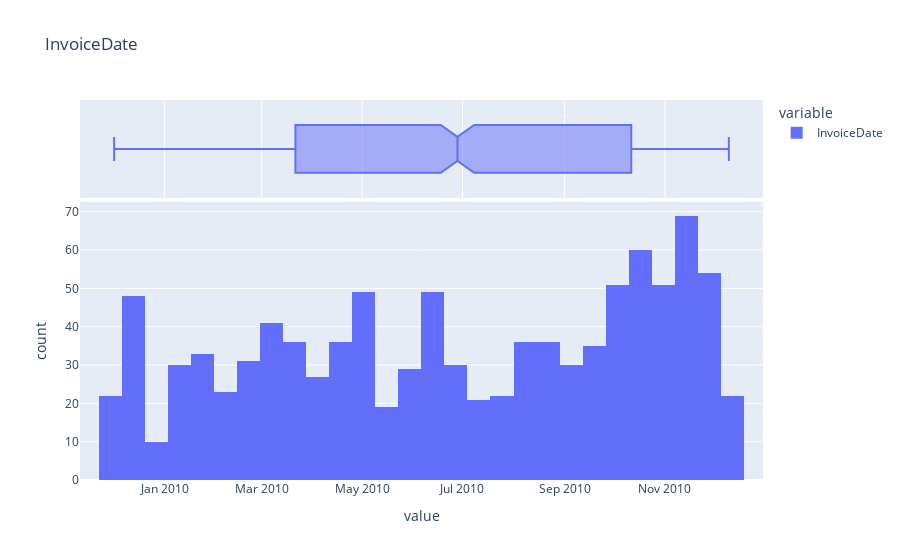

The notebook cell saved with this chart:
### Markdown cell above
Análisis de la segunda serie

Es posible apreciar que existen cantidades negativas, lo cual no tiene sentido interpretativo considerando el contexto. Es posible que correspondan a datos incrorrectos y que sea necesario limpiar los valores.

### Code cell
profile_serie(df_retail['InvoiceDate'])

### Figure 1 — Plotly figure (JSON) as saved in the notebook; plotly's stock layout.template omitted (floating-point values rounded to 4 significant figures; data arrays with more than 128 entries replaced by an {"elided": "..."} marker saying what was removed)
{"data": [{"alignmentgroup": "True", "bingroup": "x", "hovertemplate": "variable=InvoiceDate<br>value=%{x}<br>count=%{y}<extra></extra>", "legendgroup": "InvoiceDate", "marker": {"color": "#636efa", "pattern": {"shape": ""}}, "name": "InvoiceDate", "offsetgroup": "InvoiceDate", "orientation": "v", "showlegend": true, "type": "histogram", "x": {"elided": "1000 str values"}, "xaxis": "x", "yaxis": "y"}, {"alignmentgroup": "True", "hovertemplate": "variable=InvoiceDate<br>value=%{x}<extra></extra>", "legendgroup": "InvoiceDate", "marker": {"color": "#636efa"}, "name": "InvoiceDate", "notched": true, "offsetgroup": "InvoiceDate", "showlegend": false, "type": "box", "x": {"elided": "1000 str values"}, "xaxis": "x2", "yaxis": "y2"}], "layout": {"barmode": "relative", "legend": {"title": {"text": "variable"}, "tracegroupgap": 0}, "title": {"text": "InvoiceDate"}, "xaxis": {"anchor": "y", "domain": [0, 1], "title": {"text": "value"}}, "xaxis2": {"anchor": "y2", "domain": [0, 1], "matches": "x", "showgrid": true, "showticklabels": false}, "yaxis": {"anchor": "x", "domain": [0, 0.7326], "title": {"text": "count"}}, "yaxis2": {"anchor": "x2", "domain": [0.7426, 1], "matches": "y2", "showgrid": false, "showline": false, "showticklabels": false, "ticks": ""}}}
